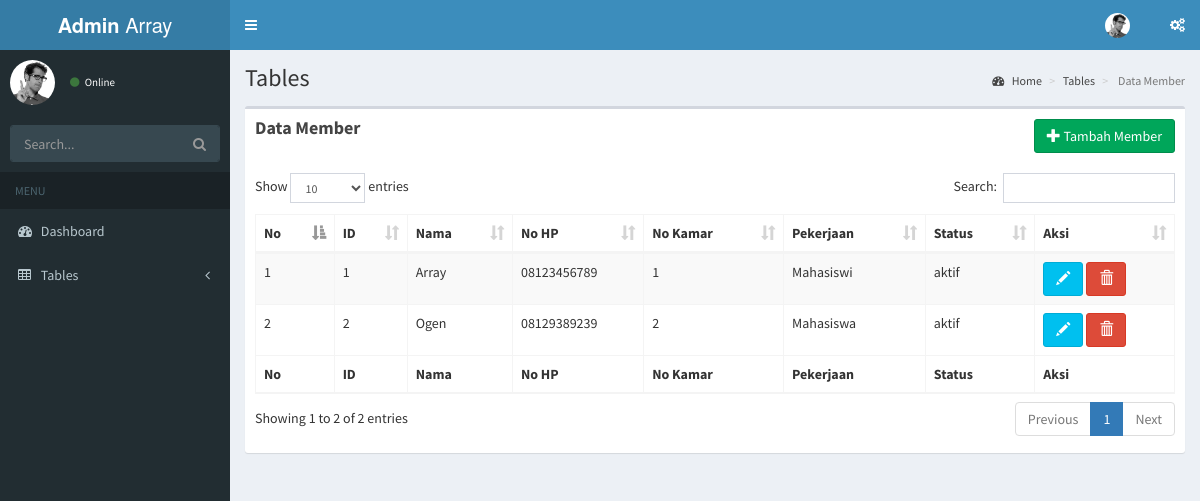
Screenshot of /index.php/c_admin/member with the database file from the repository.
### tables this page shows
CREATE TABLE `member` (
  `id_member` int(100) NOT NULL,
  `email` varchar(100) NOT NULL,
  `nama_member` varchar(100) NOT NULL,
  `password` varchar(100) NOT NULL,
  `nik` varchar(100) NOT NULL,
  `no_hp` varchar(100) NOT NULL,
  `foto` varchar(100) NOT NULL,
  `kota_lahir` varchar(100) NOT NULL,
  `tgl_lahir` date NOT NULL,
  `pekerjaan` varchar(100) NOT NULL,
  `alamat` varchar(100) NOT NULL,
  `no_kamar` int(100) NOT NULL,
  `tgl_gabung` date NOT NULL,
  `status` varchar(100) NOT NULL
);

### application/controllers/c_admin.php (called while the page is built, shortened)
<?php
class C_admin extends CI_Controller{
  function __construct(){
    $this->load->model('m_admin');
  }
  function member(){
    $data['dataMember'] = $this->m_admin->getAllMember()->result();
    $this->load->view('member_a',$data);
  }
}

### index.php (called while the page is built, shortened)
<?php
require_once BASEPATH.'core/CodeIgniter.php';

### application/models/m_admin.php (called while the page is built, shortened)
<?php
class M_admin extends CI_Model{
  function getAllMember(){
    $dataMember = $this->db->query("SELECT * FROM member");
		return $dataMember;
  }
}

### application/views/member_a.php (the view, shortened to what this page needs)
  <div class="content-wrapper">
    <section class="content-header">
      <h1>
        Tables
      </h1>
      <ol class="breadcrumb">
        <li><a href="<?php echo base_url('c_admin'); ?>"><i class="fa fa-dashboard"></i> Home</a></li>
        <li><a href="#"> Tables</a></li>
        <li class="active"> Data Member</li>
      </ol>
    </section>
    <section class="content">
    <div class="row">
      <div class="col-xs-12">
        <div class="box">
          <div class="box-header">
            <h3 class="box-title"><b>Data Member</b></h3></span>
            <button type="submit" class="btn btn-success" data-toggle="modal" data-target="#tambah_member" style="float:right"><span class="glyphicon glyphicon-plus"></span> Tambah Member</button>
          </div>
          <div class="box-body">
            <table id="example1" class="table table-bordered table-striped">
              <thead>
              <tr>
                <th>No</th>
                <th>ID</th>
                <th>Nama</th>
                <th>No HP</th>
                <th>No Kamar</th>
                <th>Pekerjaan</th>
                <th>Status</th>
                <th>Aksi</th>
              </tr>
              </thead>
              <tbody>
                <?php
                  $counter = 1;
                  foreach ($dataMember as $member) {
                ?>
              <tr>
                <td><?php echo $counter++ ?></td>
                <td><?php echo $member->id_member; ?></td>
                <td><?php echo $member->nama_member; ?></td>
                <td><?php echo $member->no_hp; ?></td>
                <td><?php echo $member->no_kamar; ?></td>
                <td><?php echo $member->pekerjaan; ?></td>
                <td><?php echo $member->status; ?></td>
                <td><a href="<?php echo base_url('c_admin/view_edit_member'); ?>/<?php echo $member->id_member; ?>"><button type="button" class="btn btn-info"><span class="glyphicon glyphicon-pencil"></span></button></a>
                    <a href="<?php echo base_url('c_admin/hapus_member'); ?>/<?php echo $member->id_member; ?>"><button type="button" class="btn btn-danger" onclick="return confirm('Apakah Anda yakin ingin menghapus <?php echo $member->nama_member; ?>')"><span class="glyphicon glyphicon-trash"></span></button></a></td>
              </tr>
              <?php
            }
              ?>
              </tbody>
              <tfoot>
              <tr>
                <th>No</th>
                <th>ID</th>
                <th>Nama</th>
                <th>No HP</th>
                <th>No Kamar</th>
                <th>Pekerjaan</th>
                <th>Status</th>
                <th>Aksi</th>
              </tr>
              </tfoot>
            </table>
          </div>
        </div>
      </div>
    </div>
  </section>
</div>

### rows the page displays
member: id_member "1", nama_member "Array", no_hp "08123456789", no_kamar "1", pekerjaan "Mahasiswi", status "aktif"
member: id_member "2", nama_member "Ogen", no_hp "08129389239", no_kamar "2", pekerjaan "Mahasiswa", status "aktif"
